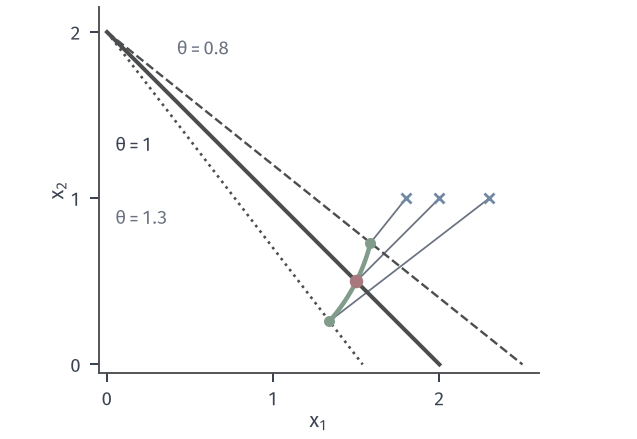

Here is the Python script that generated this plot:
from pathlib import Path
import sys
sys.path.insert(0, str(Path(__file__).resolve().parents[1]/'sens-common'))
from sens_core import *
# min .5(x1-1-theta)^2+.5(x2-1)^2 s.t. theta*x1+x2<=2. Budget line rotates about (0,2), target moves. Active branch for .618<theta<2.
fig, ax = figure(width_mm=90, height_mm=62)
def sol(th):
    lam = (th**2+th-1)/(1+th**2)
    return np.array([1+th-lam*th, 1-lam]), lam
for th, ls, lw, col in [(.8, '--', .95, ACTIVE), (1, '-', 1.6, ACTIVE), (1.3, ':', 1.05, ACTIVE)]:
    xs = np.array([0, 2/th]); ax.plot(xs, 2-th*xs, color=col, lw=lw, ls=ls, zorder=3)
    c = (1+th, 1); ax.plot(*c, marker='x', color=BLUE, ms=4.2, mew=1.1, ls='none', zorder=6)
    ax.plot([c[0], sol(th)[0][0]], [c[1], sol(th)[0][1]], color=MUTED, lw=.7, zorder=2)
T = np.linspace(.8, 1.3, 101); P = np.array([sol(t)[0] for t in T])
ax.plot(P[:, 0], P[:, 1], color=GREEN, lw=1.8, zorder=5)
for th in (.8, 1.3): ax.plot(*sol(th)[0], 'o', color=GREEN, ms=3.4, zorder=6)
opt_point(ax, sol(1)[0])
ax.text(.42, 1.86, r'$\theta=0.8$', fontsize=7.5, color=MUTED)
ax.text(.05, 1.28, r'$\theta=1$', fontsize=7.5)
ax.text(.05, .84, r'$\theta=1.3$', fontsize=7.5, color=MUTED)
ax.set_aspect('equal'); clean(ax, (-.05, 2.6), (-.05, 2.15), xlabel='$x_1$', ylabel='$x_2$')
ax.set_xticks([0, 1, 2]); ax.set_yticks([0, 1, 2])
save(fig, Path(__file__).resolve().parent, 'figure', {'x(1)': list(sol(1)[0]), 'lam(1)': sol(1)[1]})
